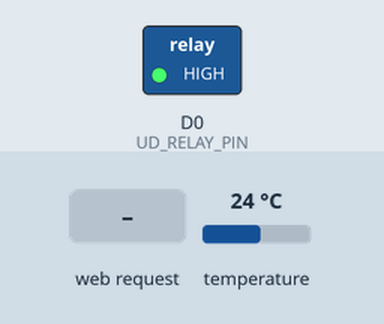
Bench run of a program on a simulated ESP8266 (NodeMCU). Parts: switched loads named in the program (green lamp = pin HIGH). The inputs (shaded band) are chosen by the test bench; at power-on: temperature 24 °C. WiFi joins after 1.5 s; servers stay silent unless stated.

Above: at 2.7 s.
2.8 s: HTTP request GET /state/on received
At 3.1 s:
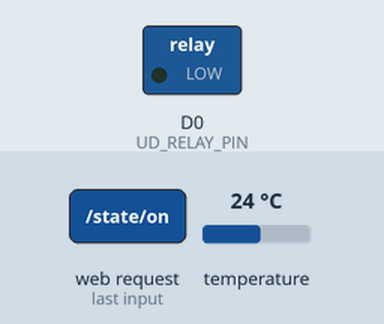
4.3 s: HTTP request GET /state/off received
At 4.9 s:
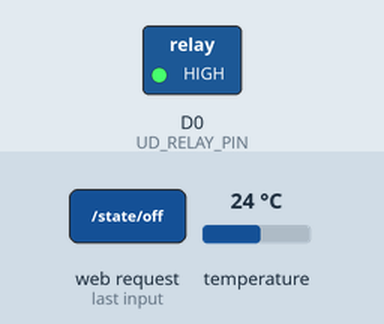
Timing chart, 0 to 7.3 s (numbered marks = the images above; inputs shaded):
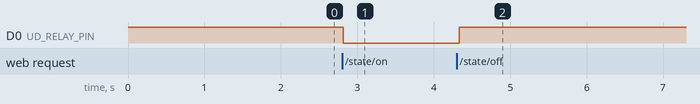

Measured:
- after the input at 2.8 s, D0 (UD_RELAY_PIN): HIGH → LOW at once
- after the input at 4.3 s, D0 (UD_RELAY_PIN): LOW → HIGH at once

The program:

main.cpp
```cpp
/**
    tempSensor
    main.cpp

    Purpose: simple firmware for esp8266 with REST API for controling a relay and
    monitoring temperature

    @author Mathieu Tauban
    @version 0.0.1 1/09/2017
*/
#include <ESP8266WiFi.h>
#include <ESP8266mDNS.h>
#include <ArduinoOTA.h>

#include <ESPAsyncTCP.h>
#include <ESPAsyncWebServer.h>

#include <DallasTemperature.h>
#include <ArduinoJson.h>

#include <user_default.h>


#define ONE_WIRE_BUS D1
#define CLIENT_DATA_JSON_SIZE 500
#define UD_RELAY_PIN 16
#define UD_LED_PIN LED_BUILTIN
#define UD_SECURITY_MS 300000
#define UD_RELAY_OFF HIGH
#define UD_RELAY_ON  LOW
#define UD_STATE_OFF 0
#define UD_STATE_ON 1


// following line to allow frontend debugging with permissive CORS
// more data on CORS : https://www.w3.org/TR/cors/
// Philosophy : Any specific headers or HTTP verbs requested by client calls via
// Access-Control-Request-Method or Access-Control-Request-Headers will be
// automatically added to the corresponding response headers.
// In other words, this middleware ALLOWS ALL THE THINGS.
// --> description from https://github.com/caike/permissive-cors
// #define DEBUG_CORS (1)

unsigned int relaystate = 0;
unsigned long lasttime = 0;

char temperatureString[6];

OneWire oneWire(ONE_WIRE_BUS);
DallasTemperature DS18B20(&oneWire);


AsyncWebServer server(80);

AsyncEventSource events("/events");


/**
    Returns the temperature as measured by the DS18B20 temperature sensor
*/
float getTemperature() {
    float temp;
    do {
        DS18B20.requestTemperatures();
        temp = DS18B20.getTempCByIndex(0);
        delay(1);
    } while (temp == 85.0 || temp == (-127.0));
    return temp;
}


/**
    Turns the relay ON
    Returns the state of the relay
*/
int turnRelayOn() {
    digitalWrite(UD_RELAY_PIN, UD_RELAY_ON);
    relaystate = UD_STATE_ON;
    return relaystate;
}
/**
    Turns the relay OFF
    Returns the state of the relay
*/
int turnRelayOff() {
    digitalWrite(UD_RELAY_PIN, UD_RELAY_OFF);
    relaystate = UD_STATE_OFF;
    return relaystate;
}

/**
    Returns the state of the relay
*/
int getRelayState() {
    return relaystate;
}


/**
    Returns a formated json string with temp, dlm and status
*/
String formatedJSONResponse() {
    StaticJsonBuffer<CLIENT_DATA_JSON_SIZE> jsonBuffer;
    JsonObject& root = jsonBuffer.createObject();

    dtostrf(getTemperature(), 2, 2, temperatureString);

    root["temp"] = temperatureString;
    unsigned long dlm = millis() - lasttime;
    root["dlm"] = dlm;
    root["status"] = relaystate;
    String ret;
    root.printTo(ret);
    return ret;
}


// WARNING : Intended for debugging of frontend only
// returns a very permissive CORS response to AJAX request
#ifdef DEBUG_CORS
void handleCORS(AsyncWebServerRequest * request,  AsyncWebServerResponse * response) {
    // ALLOW ALL THE HEADERS !!!!!!
    for (int i = 0; i <  request->headers(); i++) {
        AsyncWebHeader * h = request->getHeader(i);
        if (h->name() == "Access-Control-Request-Method") {
            response->addHeader("Access-Control-Allow-Method", h->value());
        }
        if (h->name() == "Access-Control-Request-Headers") {
            response->addHeader("Access-Control-Allow-Headers", h->value());
        }
    }
    response->addHeader("Access-Control-Allow-Origin", "*");
}
#endif


void setup() {

    pinMode(UD_RELAY_PIN, OUTPUT);
    digitalWrite(UD_RELAY_PIN, UD_RELAY_OFF);

    DS18B20.begin();


    lasttime = millis();

    WiFi.hostname(UD_HOSTNAME);
    WiFi.mode(WIFI_STA);

    WiFi.begin(UD_WIFI_SSID, UD_WIFI_PASS);
    if (WiFi.waitForConnectResult() != WL_CONNECTED) {
        // STA Failed
        WiFi.disconnect(false);
        delay(1000);
        WiFi.begin(UD_WIFI_SSID, UD_WIFI_PASS);
    }

    //Send OTA events to the browser
    ArduinoOTA.onStart([]() {
        events.send("Update Start", "ota");
    });
    ArduinoOTA.onEnd([]() {
        events.send("Update End", "ota");
    });
    ArduinoOTA.onProgress([](unsigned int progress, unsigned int total) {
        char p[32];
        sprintf(p, "Progress: %u%%\n", (progress/(total/100)));
        events.send(p, "ota");
    });
    ArduinoOTA.onError(
        [](ota_error_t error) {
            if(error == OTA_AUTH_ERROR) events.send("Auth Failed", "ota");
            else if(error == OTA_BEGIN_ERROR) events.send("Begin Failed", "ota");
            else if(error == OTA_CONNECT_ERROR) events.send("Connect Failed", "ota");
            else if(error == OTA_RECEIVE_ERROR) events.send("Recieve Failed", "ota");
            else if(error == OTA_END_ERROR) events.send("End Failed", "ota");
        }
    );
    ArduinoOTA.setHostname(UD_HOSTNAME);
    ArduinoOTA.begin();

    MDNS.addService("http", "tcp", 80);

    events.onConnect(
        [](AsyncEventSourceClient *client) {
            client->send("hello!",NULL,millis(),1000);
        }
    );


    server.addHandler(&events);


    // get request
    // returns free heap
    // never been used
    server.on("/heap", HTTP_GET,[](AsyncWebServerRequest *request) {
        request->send(200, "text/plain", String(ESP.getFreeHeap()));
    });


    // get request
    // sets relay on
    // returns the json status
    server.on("/state/on", HTTP_GET, [](AsyncWebServerRequest * request) {
        lasttime = millis();
        turnRelayOn();
        request->send(200, "application/json", formatedJSONResponse());
    });

    // get request
    // sets relay off
    // returns the json status
    server.on("/state/off", HTTP_GET, [](AsyncWebServerRequest *request) {
        lasttime = millis();
        turnRelayOff();
        request->send(200, "application/json", formatedJSONResponse());
    });

    // returns the json status
    server.on("/state", HTTP_GET, [](AsyncWebServerRequest *request) {
        request->send(200, "application/json", formatedJSONResponse());
    });

    // post request
    // used for setting status theoretically
    // returns the json status
    server.on("/state", HTTP_POST,
        [](AsyncWebServerRequest * request) {
            AsyncWebServerResponse * response =  request->beginResponse(200, "application/json", formatedJSONResponse());
            #ifdef DEBUG_CORS
            handleCORS(request, response);
            #endif
            request->send(response);
        },
        [](AsyncWebServerRequest * request, String filename, size_t index, uint8_t * data, size_t len, bool final) {
        },
        [](AsyncWebServerRequest * request, uint8_t * data, size_t len, size_t index, size_t total) {

        DynamicJsonBuffer jsonBuffer;
        JsonObject & root = jsonBuffer.parseObject(data);

        // Test if parsing succeeds.
        if (!root.success()) {
            // Parsing failed, aborting
            return;
        }
        if (root.containsKey("status")) {
            int status = root["status"];
            lasttime = millis();
            if (status==1) turnRelayOn();
            else turnRelayOff();
        }
    });

    server.onNotFound(
    [](AsyncWebServerRequest *request) {
        request->send(404);
    });

    server.begin();
}


void loop() {
    // server related events are handled directly by events handler ...

    // Over the Air firmware
    ArduinoOTA.handle();

    // Security check
    unsigned long dlm = millis();
    if ((relaystate == 1) && (dlm - lasttime > UD_SECURITY_MS)) {
        digitalWrite(UD_RELAY_PIN, HIGH);
        relaystate = 0;
        lasttime = dlm;
    }

}
```

user_default.h
```cpp
#define UD_WIFI_SSID "secret"
#define UD_WIFI_PASS "secret"

#define UD_HOSTNAME "PandaTemp"

#define UD_HTTP_USER "secret"
#define UD_HTTP_PASS "secret"
```
